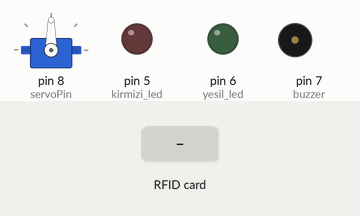
Recording of a sketch running on a simulated Arduino Uno, built with avr-gcc and run on an emulated ATmega328P. On the bench: servo, output pins drawn as LEDs (lit = HIGH), buzzer (waves = sounding, pin HIGH). The inputs (shaded band) are chosen by the test bench. Pins used as bus, display or sensor lines are not drawn; what the sketch prints to the serial monitor is not drawn.

Above: at 1.2 s.
1.3 s: RFID card 5E 7A 19 C4 held to the reader
At 2.1 s:
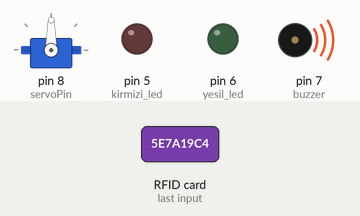
At 4.1 s:
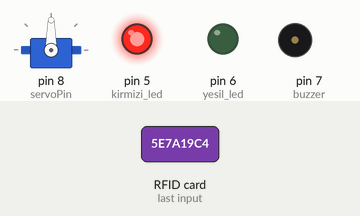
Timing chart, 0 to 6.8 s (numbered marks = the images above; inputs shaded):
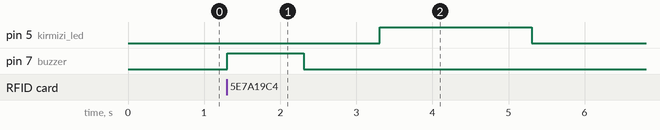

The sketch:

RFID_arduino_controller.ino
```cpp
#include <SPI.h>                          //SPI kütüphanemizi tanımlıyoruz.
#include <MFRC522.h>                      //MFRC522 kütüphanemizi tanımlıyoruz.
#include <Servo.h>                        //Servo kütüphanemizi tanımlıyoruz.
const byte kirmizi_led = 5;
const byte yesil_led = 6;
int RST_PIN = 9;                          //RC522 modülü reset pinini tanımlıyoruz.
int SS_PIN = 10;                          //RC522 modülü chip select pinini tanımlıyoruz.
int servoPin = 8;                         //Servo motor pinini tanımlıyoruz.
int buzzer = 7;
Servo motor;                              //Servo motor için değişken oluşturuyoruz.
MFRC522 rfid(SS_PIN, RST_PIN);            //RC522 modülü ayarlarını yapıyoruz.
byte ID[4] = {233, 82, 170, 89};          //Yetkili kart ID'sini tanımlıyoruz.

void setup() {
  pinMode(buzzer,OUTPUT);
  motor.attach(servoPin);                 //Servo motor pinini motor değişkeni ile ilişkilendiriyoruz.
  Serial.begin(9600);                     //Seri haberleşmeyi başlatıyoruz.
  SPI.begin();                            //SPI iletişimini başlatıyoruz.
  rfid.PCD_Init();  //RC522 modülünü başlatıyoruz.

  pinMode(kirmizi_led, OUTPUT);
  pinMode(yesil_led, OUTPUT);
}

void loop() {

  if ( ! rfid.PICC_IsNewCardPresent())    //Yeni kartın okunmasını bekliyoruz.
    return;

  if ( ! rfid.PICC_ReadCardSerial())      //Kart okunmadığı zaman bekliyoruz.
    return;

  if (rfid.uid.uidByte[0] == ID[0] &&     //Okunan kart ID'si ile ID değişkenini karşılaştırıyoruz.
    rfid.uid.uidByte[1] == ID[1] &&
    rfid.uid.uidByte[2] == ID[2] &&
    rfid.uid.uidByte[3] == ID[3] ) {
        Serial.println("Kapi acildi");
        ekranaYazdir();
         digitalWrite(yesil_led, HIGH);
        delay(1000);
        digitalWrite(yesil_led, LOW);
        motor.write(180);                 //Servo motoru 180 dereceye getiriyoruz.
        delay(3000);
        motor.write(0);                   //Servo motoru 0 dereceye getiriyoruz.
        delay(1000);


    }
    else{                                 //Yetkisiz girişte içerideki komutlar çalıştırılır.
      digitalWrite(buzzer,HIGH); //Buzzer'a güç göndererek ses çıkarmasını sağladık.
 delay(1000);
 digitalWrite(buzzer,LOW); //Buzzerın gücünü keserek susmasını sağladık sağladık.
 delay(1000);                 // 1 saniye boyunca susmasını söyledik.
  digitalWrite(kirmizi_led, HIGH);
     delay(2000);
     digitalWrite(kirmizi_led, LOW);

      Serial.println("Yetkisiz Kart");
      ekranaYazdir();


    }
  rfid.PICC_HaltA();
}
void ekranaYazdir(){
  Serial.print("ID Numarasi: ");
  for(int sayac = 0; sayac < 4; sayac++){
    Serial.print(rfid.uid.uidByte[sayac]);
    Serial.print(" ");
  }
  Serial.println("");
}
```

Measured:
- after the input at 1.3 s, pin 5 (kirmizi_led): LOW → HIGH after 2.0 s, → LOW 2.0 s later; pin 7 (buzzer): LOW → HIGH at once, → LOW 1.0 s later
